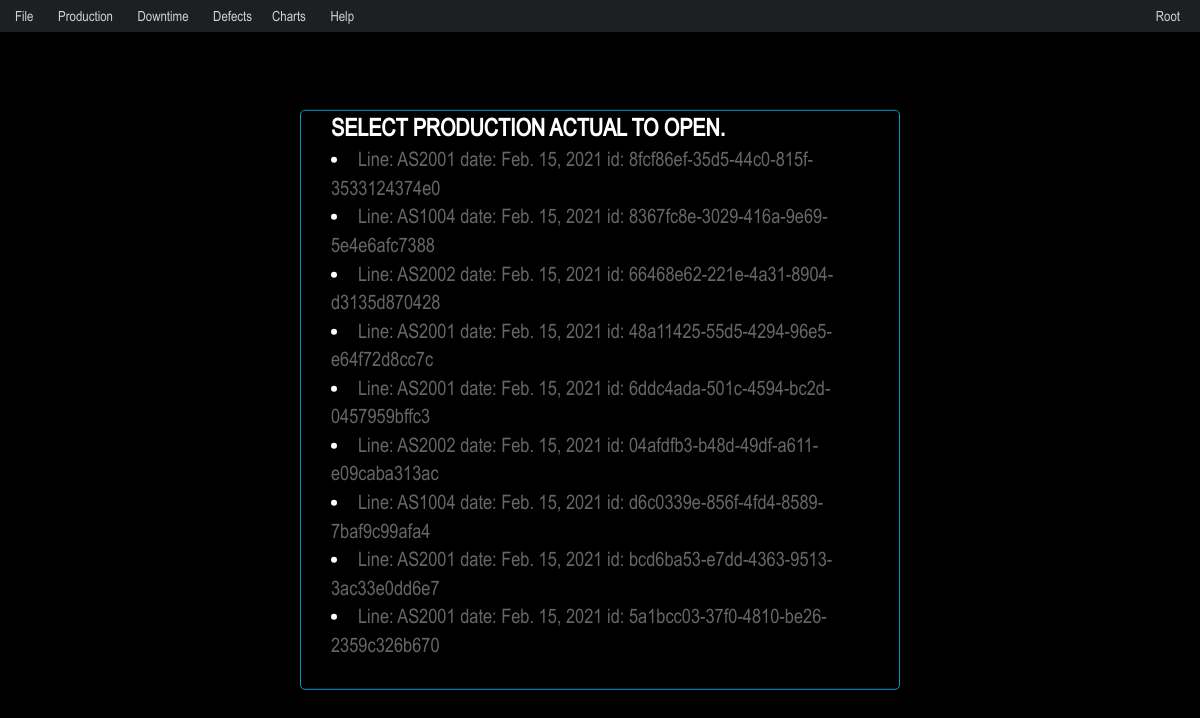
Before: /ProductionActual/open/ (signed in) with the older database file.
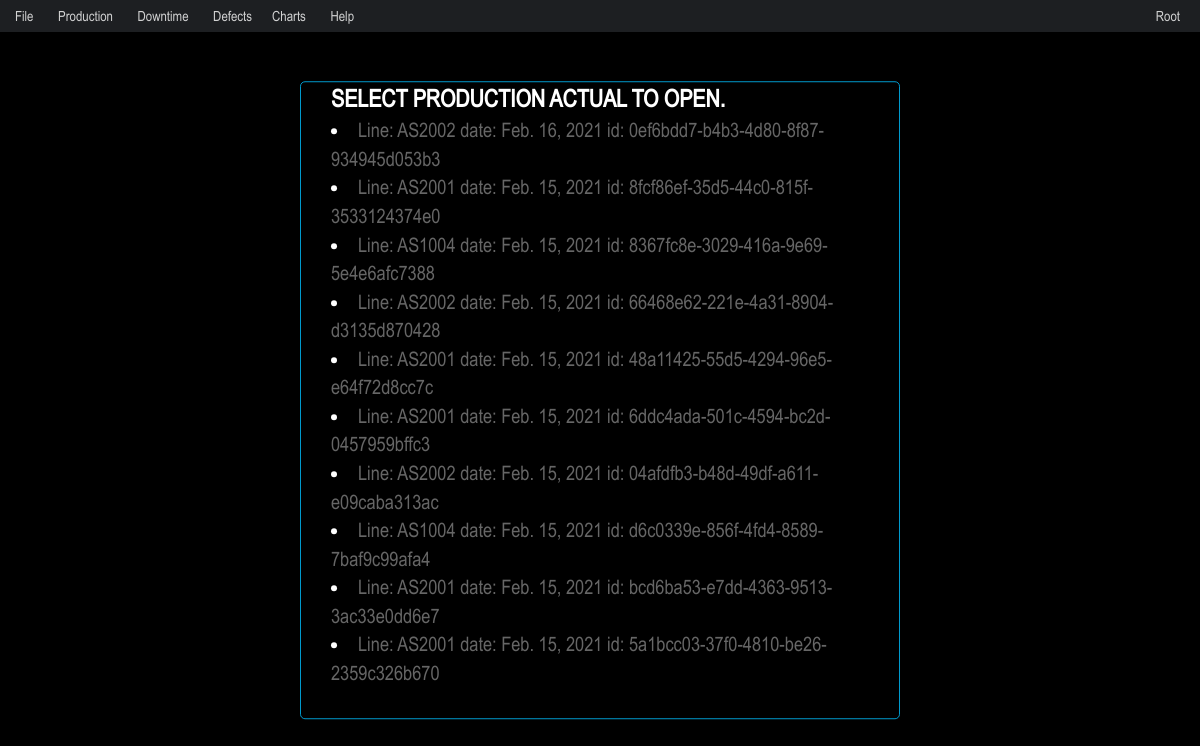
After: the same page with the newer database file.
### productionactual/models.py (models this page shows, shortened)
class ProductionActual(models.Model):
    id = models.UUIDField(primary_key=True, default=uuid.uuid4, help_text="Unique ID for this particular ProductionActual")
    pa_date = models.DateField('production actual date')
    assembly_line_number = models.ForeignKey(AssemblyLine, on_delete=models.CASCADE)
    shift = models.ForeignKey(Shift, on_delete=models.CASCADE)
    user = models.ForeignKey(User, on_delete=models.CASCADE)

class AssemblyLine(models.Model):
    department = models.ForeignKey(Department, on_delete=models.CASCADE)
    line_name = models.CharField(max_length=6)
    def __str__(self):
        return self.line_name

### productionactual/views.py (the view)
# urls.py: path('open/', views.OpenProductionActualView.as_view(), name='OpenProductionActual'),
class OpenProductionActualView(generic.ListView):
    template_name = 'openproductionactual.html'
    context_object_name = 'latest_pa_list'
    def get_queryset(self):
        return ProductionActual.objects.filter(pa_date__lte=timezone.now()).order_by('-pa_date')[:50]

### templates/openproductionactual.html (shortened to what this page needs)
{% extends 'smenu.html' %}
{% block content %}
{% if user.is_authenticated %}
<div class="modal-content">
    <div>
        <h3 class="modal-title">Select Production Actual to open.</h3>
        {% for ProductionActual in latest_pa_list %}
        <li><a href="{% url 'ProductionActual' ProductionActual.id %}"> Line: {{ ProductionActual.assembly_line_number }} date: {{ ProductionActual.pa_date }} id: {{ ProductionActual.id }}</a></li>
    {% endfor %}
    </div>
</div>
{% endif %}
{% endblock %}

Changed rows visible on the page:
added ProductionActual: assembly_line_number "AS2002", pa_date "Feb. 16, 2021", id "0ef6bdd7-b4b3-4d80-8f87-934945d053b3"
